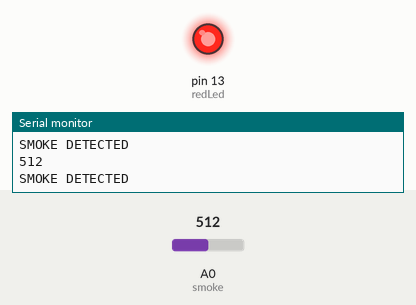
Simulated run of this sketch. Board: Arduino Uno, built with avr-gcc and run on an emulated ATmega328P. Parts: output pins drawn as LEDs (lit = HIGH), the last lines printed to the serial monitor. The inputs (shaded band) are chosen by the test bench; at power-on: A0 (smoke) = 512.

Above: at 1.8 s.
1.9 s: A0 (smoke) set to 107
3.4 s: A0 (smoke) set to 91
At 4.8 s:
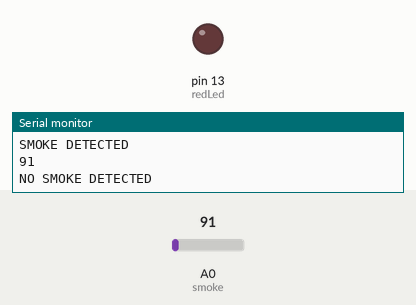
5.5 s: A0 (smoke) set to 110
At 6.3 s:
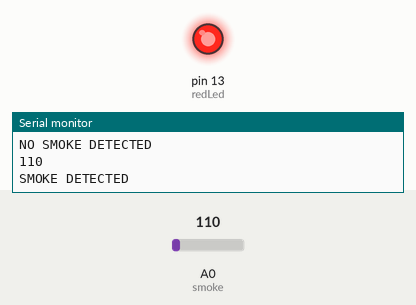
7.5 s: A0 (smoke) set to 90
At 9.1 s:
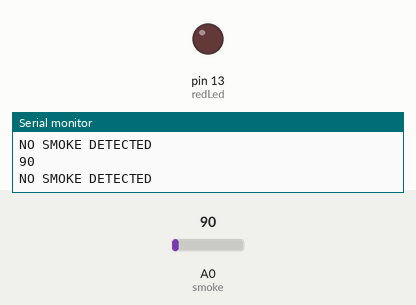
Timing chart, 0 to 10.5 s (numbered marks = the images above; inputs shaded):
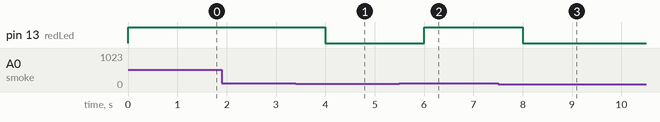

The sketch:

gas_detection_code.ino
```cpp
int redLed = 13;
int smoke = A0;
void setup()
{
  pinMode(redLed, OUTPUT);
  Serial.begin(9600);
}

void loop()
{
  int analogSensor = analogRead(smoke);
  Serial.println(analogSensor);
  if(analogSensor >= 100)
  {
    digitalWrite(redLed, HIGH);
    Serial.println("SMOKE DETECTED");
  }
    else
    {
      digitalWrite(redLed, LOW);
      Serial.println("NO SMOKE DETECTED");
    }
      delay(1000);
}
```

Measured:
- the behaviour switches between 100 and 99 on A0 (smoke) (found by bisection; images 0 and 1)
- after the input at 3.4 s, pin 13 (redLed): HIGH → LOW after 0.60 s
- after the input at 5.5 s, pin 13 (redLed): LOW → HIGH after 0.50 s
- after the input at 7.5 s, pin 13 (redLed): HIGH → LOW after 0.50 s
